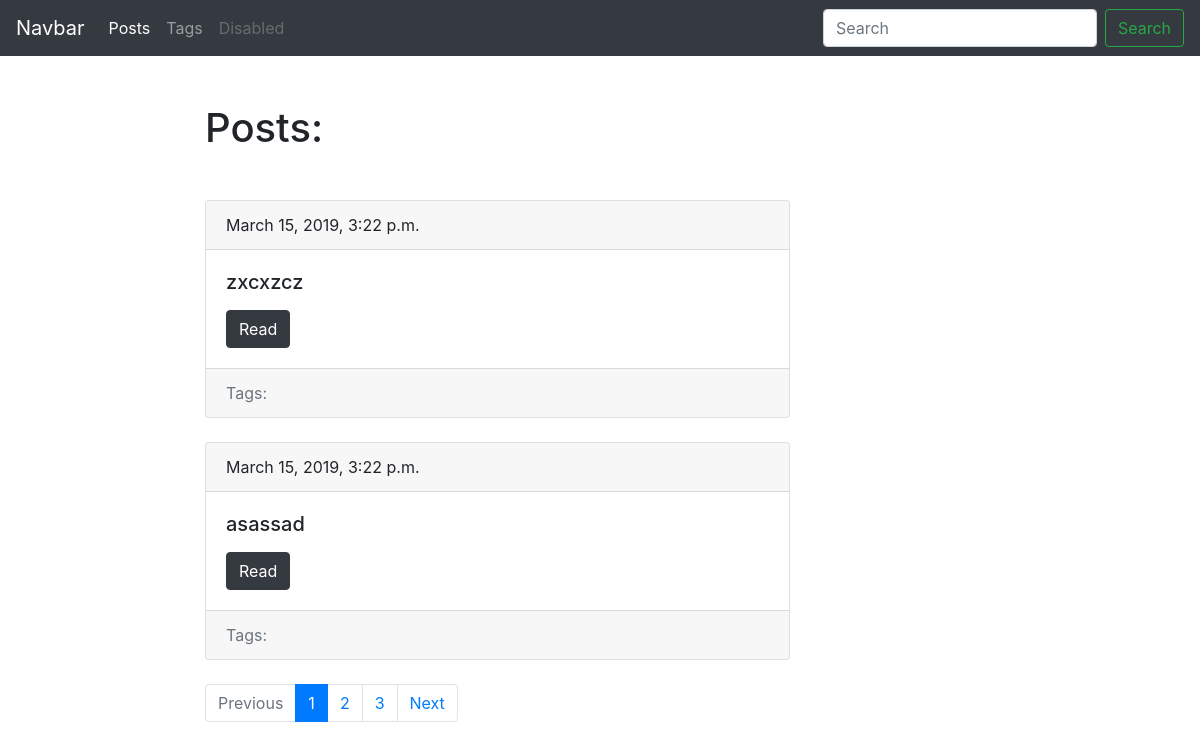
/blog/, run on an earlier commit of the app's database.
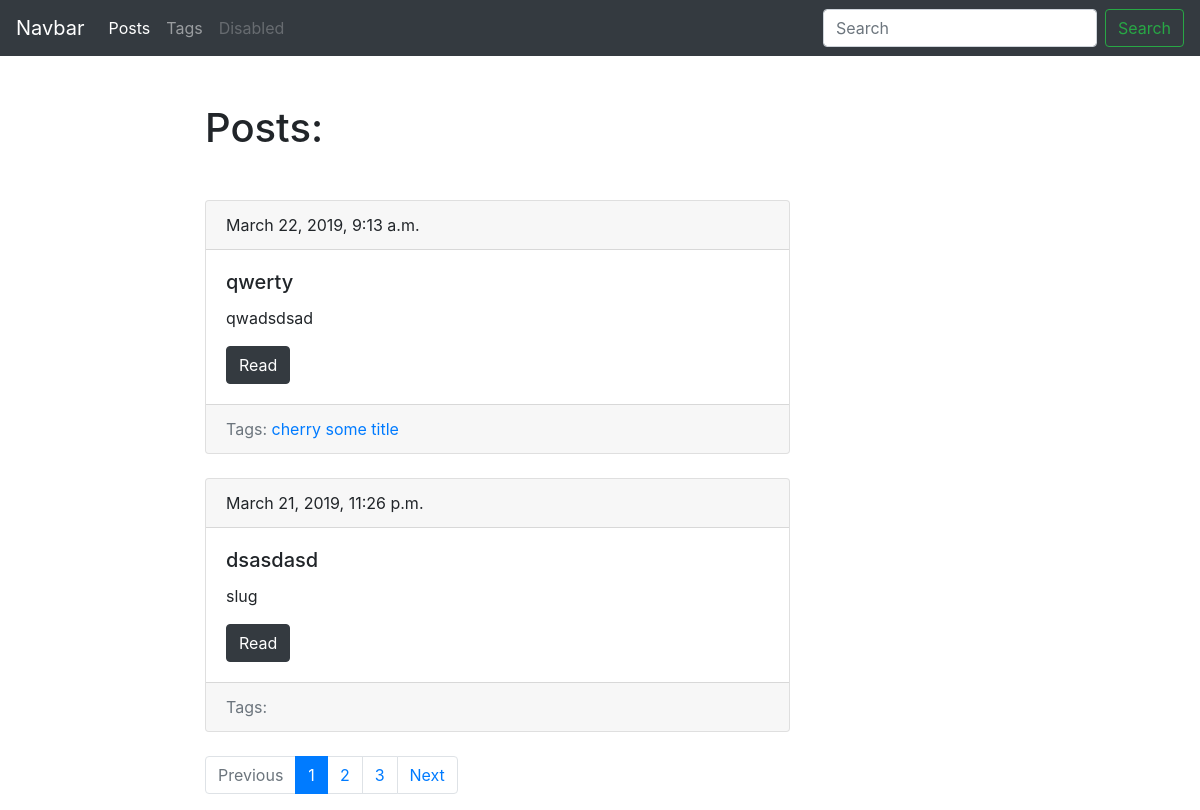
And on a later commit of the database.
### blog/models.py (models this page shows, shortened)
class Post(models.Model):
    title = models.CharField(max_length=150, db_index=True)
    slug = models.SlugField(max_length=150, blank=True, unique=True)
    body = models.TextField(blank=True, db_index=True)
    tags = models.ManyToManyField('Tag', blank=True, related_name='posts')
    date_pub = models.DateTimeField(auto_now_add=True)
    def get_absolute_url(self):  # согласовано с Django
        return reverse('post_detail_url', kwargs={'slug': self.slug})
    class Meta:
        ordering = ['-date_pub']

class Tag(models.Model):
    title = models.CharField(max_length=50)
    slug = models.SlugField(max_length=50, unique=True)
    def get_absolute_url(self):  # согласовано с Django
        return reverse('tag_detail_url', kwargs={'slug': self.slug})
    class Meta:
        ordering = ['title']

### blog/views.py (the view)
# urls.py: path('', posts_list, name='posts_list_url'),
def posts_list(request):
    search_query = request.GET.get('search', '')
    if search_query:
        posts = Post.objects.filter(Q(title__icontains=search_query) | Q(body__icontains=search_query))
    else:
        posts = Post.objects.all()
    paginator = Paginator(posts, 2)
    page_number = request.GET.get('page', 1)  # 2-й аргумент опционально(на случай, если страница не найдена, будет - 1)
    page = paginator.get_page(page_number)
    is_paginated = page.has_other_pages()
    if page.has_previous():
        prev_url = '?page={}'.format(page.previous_page_number())
    else:
        prev_url = ''
    if page.has_next():
        next_url = '?page={}'.format(page.next_page_number())
    else:
        next_url = ''
    context ={
        'page_object': page,
        'is_paginated': is_paginated,
        'prev_url': prev_url,
        'next_url': next_url
    }
    return render(request, 'blog/index.html', context=context)

### blog/templates/blog/index.html (shortened to what this page needs)
{% extends 'blog/base_blog.html' %}
    {% block content %}
        <h1 class="mb-5">Posts:</h1>
        {% for post in page_object.object_list %}
            {% include 'blog/includes/post_card_template.html' %}
        {% endfor %}
    {% endblock %}

### blog/templates/blog/includes/post_card_template.html
<div class="card mb-4">
    <div class="card-header">
        {{ post.date_pub }}
    </div>
    <div class="card-body">
        <h5 class="card-title">{{ post.title }}</h5>
        <p class="card-text">{{ post.body|truncatewords:15 }}</p>
        <a href="{{ post.get_absolute_url }}" class="btn btn-dark">Read</a>
    </div>
    <div class="card-footer text-muted">
        Tags:
            {% for tag in post.tags.all %}
        <a href="{{ tag.get_absolute_url }}">{{ tag.title }}</a>
            {% endfor %}
    </div>
</div>

What changed in the data, as far as the page shows it:
no longer on this page (row edited): Post: date_pub "March 15, 2019, 3:22 p.m.", title "zxcxzcz"
no longer on this page (row unchanged): Post: date_pub "March 15, 2019, 3:22 p.m.", title "asassad"
added Post: date_pub "March 22, 2019, 9:13 a.m.", title "qwerty", body "qwadsdsad"
now on this page (row unchanged): Tag: title "cherry"
now on this page (row unchanged): Tag: title "some title"
added Post: date_pub "March 21, 2019, 11:26 p.m.", title "dsasdasd", body "slug"
